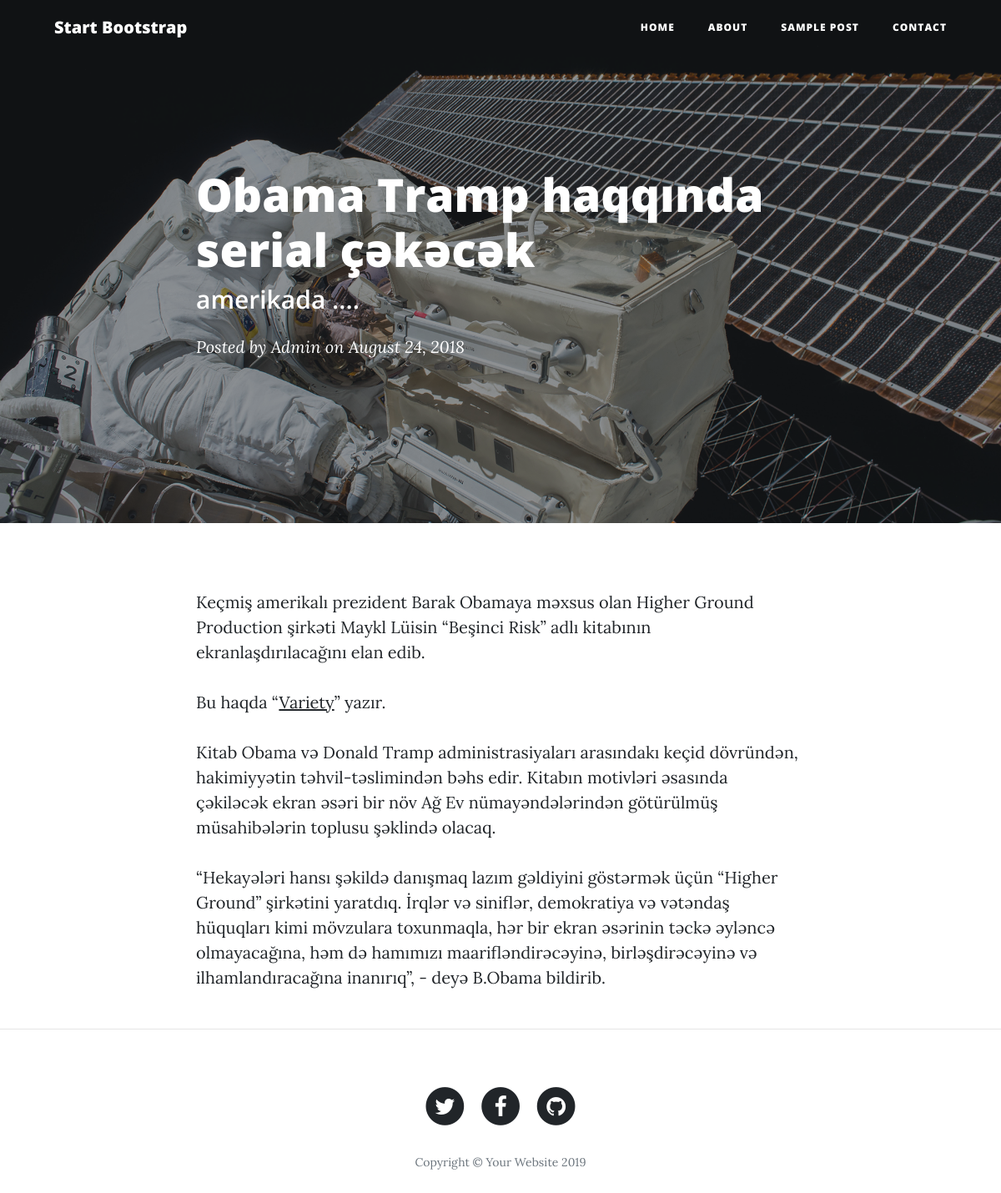
Screenshot of /post.php?yazi_id=35 with the database file from the repository.
### tables this page shows
CREATE TABLE `xeber` (
  `id` int(255) NOT NULL,
  `id_basliq` text NOT NULL,
  `id_qbasliq` text NOT NULL,
  `id_xeber` text NOT NULL
);

### post.php (the view)
<?php include 'bheader.php' ?>
<?php
$db= new PDO ("mysql:host=localhost;dbname=blog;charset=utf8","root","");
$yazi_id=$_GET['yazi_id'];
$query = $db->query("SELECT * FROM xeber WHERE id = '{$yazi_id}'")->fetch(PDO::FETCH_ASSOC);
 ?>
    <header class="masthead" style="background-image: url('img/post-bg.jpg')">
      <div class="overlay"></div>
      <div class="container">
        <div class="row">
          <div class="col-lg-8 col-md-10 mx-auto">
            <div class="post-heading">
              <h1><?php echo $query['id_basliq']; ?></h1>
              <h2 class="subheading"><?php echo $query['id_qbasliq']; ?></h2>
              <span class="meta">Posted by
                <a href="#">Admin</a>
                on August 24, 2018</span>
            </div>
          </div>
        </div>
      </div>
    </header>
    <article>
      <div class="container">
        <div class="row">
          <div class="col-lg-8 col-md-10 mx-auto">
           <?php echo $query['id_xeber']; ?>
          </div>
        </div>
      </div>
    </article>
    <hr>
    <?php include 'bfooter.php'; ?>

### rows the page displays
xeber: id_basliq "Obama Tramp haqqında serial çəkəcək", id_qbasliq "amerikada ....", id_xeber "Keçmiş amerikalı prezident Barak Obamaya məxsus olan Higher Ground Production şirkəti Maykl Lüisin “Beşinci Risk” adlı kitabının ekranlaşdırılacağını elan edib. Bu haqda “ Variety ” yazır. Kitab Obama və Donald Tramp administrasiyaları arasındakı keçid dövründən, hakimiyyətin təhvil-təslimindən bəhs edir. Kitabın motivləri əsasında çəkiləcək ekran əsəri bir növ Ağ Ev nümayəndələrindən götürülmüş müsahibələrin toplusu şəklində olacaq. “Hekayələri hansı şəkildə danışmaq lazım gəldiyini göstərmək üçün “Higher Ground” şirkətini yaratdıq. İrqlər və siniflər, demokratiya və vətəndaş hüquqları kimi mövzulara toxunmaqla, hər bir ekran əsərinin təckə əyləncə olmayacağına, həm də hamımızı…"
